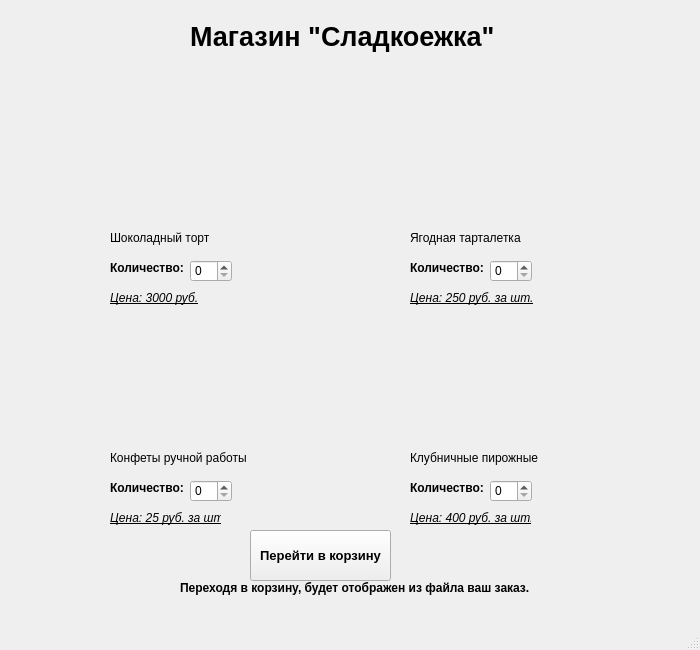
<?xml version="1.0" encoding="UTF-8"?>
<ui version="4.0">
 <class>Market</class>
 <widget class="QMainWindow" name="Market">
  <property name="geometry">
   <rect>
    <x>0</x>
    <y>0</y>
    <width>700</width>
    <height>650</height>
   </rect>
  </property>
  <property name="windowTitle">
   <string>MainWindow</string>
  </property>
  <widget class="QWidget" name="centralwidget">
   <widget class="QLabel" name="label">
    <property name="geometry">
     <rect>
      <x>190</x>
      <y>20</y>
      <width>327</width>
      <height>33</height>
     </rect>
    </property>
    <property name="font">
     <font>
      <pointsize>20</pointsize>
      <weight>75</weight>
      <bold>true</bold>
     </font>
    </property>
    <property name="text">
     <string>Магазин &quot;Сладкоежка&quot;</string>
    </property>
   </widget>
   <widget class="QLabel" name="chocolate_cake">
    <property name="geometry">
     <rect>
      <x>110</x>
      <y>120</y>
      <width>150</width>
      <height>100</height>
     </rect>
    </property>
    <property name="text">
     <string/>
    </property>
    <property name="pixmap">
     <pixmap>images/chocolate_cake.jpg</pixmap>
    </property>
   </widget>
   <widget class="QLabel" name="label_3">
    <property name="geometry">
     <rect>
      <x>110</x>
      <y>230</y>
      <width>111</width>
      <height>16</height>
     </rect>
    </property>
    <property name="text">
     <string>Шоколадный торт</string>
    </property>
   </widget>
   <widget class="QSpinBox" name="chocolate_cake_count">
    <property name="geometry">
     <rect>
      <x>190</x>
      <y>260</y>
      <width>42</width>
      <height>22</height>
     </rect>
    </property>
   </widget>
   <widget class="QLabel" name="label_4">
    <property name="geometry">
     <rect>
      <x>110</x>
      <y>260</y>
      <width>111</width>
      <height>16</height>
     </rect>
    </property>
    <property name="font">
     <font>
      <weight>75</weight>
      <bold>true</bold>
     </font>
    </property>
    <property name="text">
     <string>Количество:</string>
    </property>
   </widget>
   <widget class="QLabel" name="label_5">
    <property name="geometry">
     <rect>
      <x>410</x>
      <y>230</y>
      <width>111</width>
      <height>16</height>
     </rect>
    </property>
    <property name="text">
     <string>Ягодная тарталетка</string>
    </property>
   </widget>
   <widget class="QLabel" name="label_6">
    <property name="geometry">
     <rect>
      <x>410</x>
      <y>260</y>
      <width>111</width>
      <height>16</height>
     </rect>
    </property>
    <property name="font">
     <font>
      <weight>75</weight>
      <bold>true</bold>
     </font>
    </property>
    <property name="text">
     <string>Количество:</string>
    </property>
   </widget>
   <widget class="QLabel" name="tartlet">
    <property name="geometry">
     <rect>
      <x>410</x>
      <y>120</y>
      <width>151</width>
      <height>111</height>
     </rect>
    </property>
    <property name="text">
     <string/>
    </property>
    <property name="pixmap">
     <pixmap>images/tartlet.jpg</pixmap>
    </property>
   </widget>
   <widget class="QSpinBox" name="tartlet_count">
    <property name="geometry">
     <rect>
      <x>490</x>
      <y>260</y>
      <width>42</width>
      <height>22</height>
     </rect>
    </property>
   </widget>
   <widget class="QLabel" name="label_8">
    <property name="geometry">
     <rect>
      <x>110</x>
      <y>450</y>
      <width>141</width>
      <height>16</height>
     </rect>
    </property>
    <property name="text">
     <string>Конфеты ручной работы</string>
    </property>
   </widget>
   <widget class="QLabel" name="label_9">
    <property name="geometry">
     <rect>
      <x>410</x>
      <y>450</y>
      <width>141</width>
      <height>16</height>
     </rect>
    </property>
    <property name="text">
     <string>Клубничные пирожные</string>
    </property>
   </widget>
   <widget class="QSpinBox" name="cupcakes_count">
    <property name="geometry">
     <rect>
      <x>490</x>
      <y>480</y>
      <width>42</width>
      <height>22</height>
     </rect>
    </property>
   </widget>
   <widget class="QLabel" name="label_10">
    <property name="geometry">
     <rect>
      <x>110</x>
      <y>480</y>
      <width>111</width>
      <height>16</height>
     </rect>
    </property>
    <property name="font">
     <font>
      <weight>75</weight>
      <bold>true</bold>
     </font>
    </property>
    <property name="text">
     <string>Количество:</string>
    </property>
   </widget>
   <widget class="QLabel" name="candies">
    <property name="geometry">
     <rect>
      <x>110</x>
      <y>340</y>
      <width>141</width>
      <height>111</height>
     </rect>
    </property>
    <property name="text">
     <string/>
    </property>
    <property name="pixmap">
     <pixmap>images/candels.jpg</pixmap>
    </property>
   </widget>
   <widget class="QLabel" name="cupcakes">
    <property name="geometry">
     <rect>
      <x>410</x>
      <y>340</y>
      <width>141</width>
      <height>111</height>
     </rect>
    </property>
    <property name="text">
     <string/>
    </property>
    <property name="pixmap">
     <pixmap>images/cupcakes.jpg</pixmap>
    </property>
   </widget>
   <widget class="QSpinBox" name="candies_count">
    <property name="geometry">
     <rect>
      <x>190</x>
      <y>480</y>
      <width>42</width>
      <height>22</height>
     </rect>
    </property>
   </widget>
   <widget class="QLabel" name="label_13">
    <property name="geometry">
     <rect>
      <x>410</x>
      <y>480</y>
      <width>111</width>
      <height>16</height>
     </rect>
    </property>
    <property name="font">
     <font>
      <weight>75</weight>
      <bold>true</bold>
     </font>
    </property>
    <property name="text">
     <string>Количество:</string>
    </property>
   </widget>
   <widget class="QLabel" name="price_chocolate_cake">
    <property name="geometry">
     <rect>
      <x>110</x>
      <y>290</y>
      <width>111</width>
      <height>16</height>
     </rect>
    </property>
    <property name="font">
     <font>
      <italic>true</italic>
      <underline>true</underline>
     </font>
    </property>
    <property name="text">
     <string>Цена: 3000 руб.</string>
    </property>
   </widget>
   <widget class="QLabel" name="label_11">
    <property name="geometry">
     <rect>
      <x>410</x>
      <y>290</y>
      <width>131</width>
      <height>16</height>
     </rect>
    </property>
    <property name="font">
     <font>
      <italic>true</italic>
      <underline>true</underline>
     </font>
    </property>
    <property name="text">
     <string>Цена: 250 руб. за шт.</string>
    </property>
   </widget>
   <widget class="QLabel" name="label_12">
    <property name="geometry">
     <rect>
      <x>110</x>
      <y>510</y>
      <width>111</width>
      <height>16</height>
     </rect>
    </property>
    <property name="font">
     <font>
      <italic>true</italic>
      <underline>true</underline>
     </font>
    </property>
    <property name="text">
     <string>Цена: 25 руб. за шт.</string>
    </property>
   </widget>
   <widget class="QLabel" name="label_14">
    <property name="geometry">
     <rect>
      <x>410</x>
      <y>510</y>
      <width>121</width>
      <height>16</height>
     </rect>
    </property>
    <property name="font">
     <font>
      <italic>true</italic>
      <underline>true</underline>
     </font>
    </property>
    <property name="text">
     <string>Цена: 400 руб. за шт.</string>
    </property>
   </widget>
   <widget class="QPushButton" name="bin_button">
    <property name="geometry">
     <rect>
      <x>250</x>
      <y>530</y>
      <width>141</width>
      <height>51</height>
     </rect>
    </property>
    <property name="font">
     <font>
      <pointsize>10</pointsize>
      <weight>75</weight>
      <bold>true</bold>
     </font>
    </property>
    <property name="text">
     <string>Перейти в корзину</string>
    </property>
   </widget>
   <widget class="QLabel" name="label_2">
    <property name="geometry">
     <rect>
      <x>180</x>
      <y>580</y>
      <width>361</width>
      <height>16</height>
     </rect>
    </property>
    <property name="font">
     <font>
      <weight>75</weight>
      <bold>true</bold>
     </font>
    </property>
    <property name="text">
     <string>Переходя в корзину, будет отображен из файла ваш заказ.</string>
    </property>
   </widget>
  </widget>
  <widget class="QMenuBar" name="menubar">
   <property name="geometry">
    <rect>
     <x>0</x>
     <y>0</y>
     <width>700</width>
     <height>21</height>
    </rect>
   </property>
  </widget>
  <widget class="QStatusBar" name="statusbar"/>
 </widget>
 <resources/>
 <connections/>
</ui>
